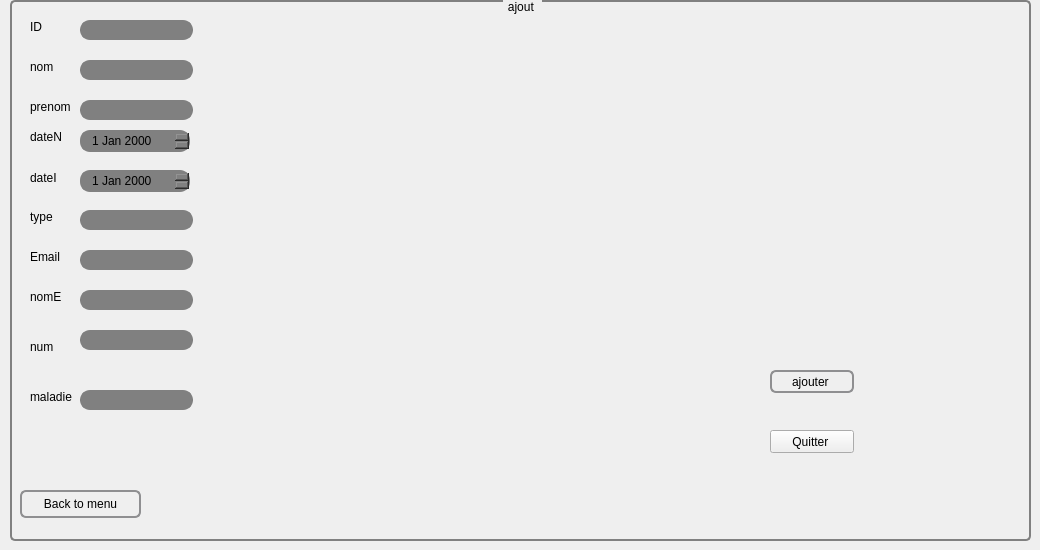
        <widget class="QWidget" name="tab_6">
         <attribute name="title">
          <string>ajouter cavalier </string>
         </attribute>
         <widget class="QGroupBox" name="groupBox_6">
          <property name="geometry">
           <rect>
            <x>10</x>
            <y>0</y>
            <width>1021</width>
            <height>541</height>
           </rect>
          </property>
          <property name="styleSheet">
           <string notr="true">QGroupBox {
    background-color: qlineargradient(x1: 0, y1: 0, x2: 0, y2: 1,
                                      stop: 0 #E0E0E0, stop: 1 #FFFFFF);
    border: 2px solid gray;
    border-radius: 5px;
    margin-top: 1ex; /* leave space at the top for the title */
}

QGroupBox::title {
    subcontrol-origin: margin;
    subcontrol-position: top center; /* position at the top center */
    padding: 0 3px;
    background-color: qlineargradient(x1: 0, y1: 0, x2: 0, y2: 1,
                                      stop: 0 #FF0ECE, stop: 1 #FFFFFF);
}</string>
          </property>
          <property name="title">
           <string>ajout </string>
          </property>
          <widget class="QLabel" name="label_20">
           <property name="geometry">
            <rect>
             <x>20</x>
             <y>60</y>
             <width>47</width>
             <height>14</height>
            </rect>
           </property>
           <property name="styleSheet">
            <string notr="true">font: 25 8pt &quot;Footlight MT Light&quot;;</string>
           </property>
           <property name="text">
            <string>nom</string>
           </property>
          </widget>
          <widget class="QLabel" name="label_21">
           <property name="geometry">
            <rect>
             <x>20</x>
             <y>100</y>
             <width>47</width>
             <height>14</height>
            </rect>
           </property>
           <property name="styleSheet">
            <string notr="true">font: 25 8pt &quot;Footlight MT Light&quot;;</string>
           </property>
           <property name="text">
            <string>prenom</string>
           </property>
          </widget>
          <widget class="QLabel" name="label_22">
           <property name="geometry">
            <rect>
             <x>20</x>
             <y>130</y>
             <width>47</width>
             <height>14</height>
            </rect>
           </property>
           <property name="styleSheet">
            <string notr="true">font: 25 8pt &quot;Footlight MT Light&quot;;</string>
           </property>
           <property name="text">
            <string>dateN</string>
           </property>
          </widget>
          <widget class="QLabel" name="label_53">
           <property name="geometry">
            <rect>
             <x>20</x>
             <y>170</y>
             <width>41</width>
             <height>16</height>
            </rect>
           </property>
           <property name="styleSheet">
            <string notr="true">font: 25 8pt &quot;Footlight MT Light&quot;;</string>
           </property>
           <property name="text">
            <string>dateI</string>
           </property>
          </widget>
          <widget class="QLabel" name="label_54">
           <property name="geometry">
            <rect>
             <x>20</x>
             <y>210</y>
             <width>47</width>
             <height>14</height>
            </rect>
           </property>
           <property name="styleSheet">
            <string notr="true">font: 25 8pt &quot;Footlight MT Light&quot;;</string>
           </property>
           <property name="text">
            <string>type</string>
           </property>
          </widget>
          <widget class="QLabel" name="label_55">
           <property name="geometry">
            <rect>
             <x>20</x>
             <y>250</y>
             <width>47</width>
             <height>14</height>
            </rect>
           </property>
           <property name="styleSheet">
            <string notr="true">font: 25 8pt &quot;Footlight MT Light&quot;;</string>
           </property>
           <property name="text">
            <string>Email</string>
           </property>
          </widget>
          <widget class="QLabel" name="label_56">
           <property name="geometry">
            <rect>
             <x>20</x>
             <y>290</y>
             <width>47</width>
             <height>14</height>
            </rect>
           </property>
           <property name="styleSheet">
            <string notr="true">font: 25 8pt &quot;Footlight MT Light&quot;;</string>
           </property>
           <property name="text">
            <string>nomE</string>
           </property>
          </widget>
          <widget class="QLabel" name="label_57">
           <property name="geometry">
            <rect>
             <x>20</x>
             <y>340</y>
             <width>47</width>
             <height>14</height>
            </rect>
           </property>
           <property name="styleSheet">
            <string notr="true">font: 25 8pt &quot;Footlight MT Light&quot;;</string>
           </property>
           <property name="text">
            <string>num</string>
           </property>
          </widget>
          <widget class="QLabel" name="label_58">
           <property name="geometry">
            <rect>
             <x>20</x>
             <y>390</y>
             <width>47</width>
             <height>14</height>
            </rect>
           </property>
           <property name="styleSheet">
            <string notr="true">font: 25 8pt &quot;Footlight MT Light&quot;;</string>
           </property>
           <property name="text">
            <string>maladie</string>
           </property>
          </widget>
          <widget class="QLineEdit" name="nom">
           <property name="geometry">
            <rect>
             <x>70</x>
             <y>60</y>
             <width>113</width>
             <height>20</height>
            </rect>
           </property>
           <property name="styleSheet">
            <string notr="true">QLineEdit {
    border: 2px solid gray;
    border-radius: 10px;
    padding: 0 8px;
    background: grey;
    selection-background-color: darkgray;
}</string>
           </property>
          </widget>
          <widget class="QLineEdit" name="prenom">
           <property name="geometry">
            <rect>
             <x>70</x>
             <y>100</y>
             <width>113</width>
             <height>20</height>
            </rect>
           </property>
           <property name="styleSheet">
            <string notr="true">QLineEdit {
    border: 2px solid gray;
    border-radius: 10px;
    padding: 0 8px;
    background: grey;
    selection-background-color: darkgray;
}
</string>
           </property>
          </widget>
          <widget class="QLineEdit" name="type">
           <property name="geometry">
            <rect>
             <x>70</x>
             <y>210</y>
             <width>113</width>
             <height>20</height>
            </rect>
           </property>
           <property name="styleSheet">
            <string notr="true">QLineEdit {
    border: 2px solid gray;
    border-radius: 10px;
    padding: 0 8px;
    background: grey;
    selection-background-color: darkgray;
}

</string>
           </property>
          </widget>
          <widget class="QLineEdit" name="Email">
           <property name="geometry">
            <rect>
             <x>70</x>
             <y>250</y>
             <width>113</width>
             <height>20</height>
            </rect>
           </property>
           <property name="styleSheet">
            <string notr="true">QLineEdit {
    border: 2px solid gray;
    border-radius: 10px;
    padding: 0 8px;
    background: grey;
    selection-background-color: darkgray;
}
</string>
           </property>
          </widget>
          <widget class="QLineEdit" name="nomE">
           <property name="geometry">
            <rect>
             <x>70</x>
             <y>290</y>
             <width>113</width>
             <height>20</height>
            </rect>
           </property>
           <property name="styleSheet">
            <string notr="true">QLineEdit {
    border: 2px solid gray;
    border-radius: 10px;
    padding: 0 8px;
    background: grey;
    selection-background-color: darkgray;
}
</string>
           </property>
          </widget>
          <widget class="QLineEdit" name="num">
           <property name="geometry">
            <rect>
             <x>70</x>
             <y>330</y>
             <width>113</width>
             <height>20</height>
            </rect>
           </property>
           <property name="styleSheet">
            <string notr="true">QLineEdit {
    border: 2px solid gray;
    border-radius: 10px;
    padding: 0 8px;
    background: grey;
    selection-background-color: darkgray;
}
</string>
           </property>
          </widget>
          <widget class="QLineEdit" name="maladie">
           <property name="geometry">
            <rect>
             <x>70</x>
             <y>390</y>
             <width>113</width>
             <height>20</height>
            </rect>
           </property>
           <property name="styleSheet">
            <string notr="true">QLineEdit {
    border: 2px solid gray;
    border-radius: 10px;
    padding: 0 8px;
    background: grey;
    selection-background-color: darkgray;
}
</string>
           </property>
          </widget>
          <widget class="QDateEdit" name="dateN">
           <property name="geometry">
            <rect>
             <x>70</x>
             <y>130</y>
             <width>110</width>
             <height>22</height>
            </rect>
           </property>
           <property name="styleSheet">
            <string notr="true">QDateEdit {
    border: 2px solid gray;
    border-radius: 10px;
    padding: 0 8px;
    background: grey;
    selection-background-color: darkgray;
}
</string>
           </property>
           <property name="maximumDateTime">
            <datetime>
             <hour>23</hour>
             <minute>59</minute>
             <second>59</second>
             <year>2021</year>
             <month>12</month>
             <day>31</day>
            </datetime>
           </property>
          </widget>
          <widget class="QDateEdit" name="dateI">
           <property name="geometry">
            <rect>
             <x>70</x>
             <y>170</y>
             <width>110</width>
             <height>22</height>
            </rect>
           </property>
           <property name="styleSheet">
            <string notr="true">QDateEdit {
    border: 2px solid gray;
    border-radius: 10px;
    padding: 0 8px;
    background: grey;
    selection-background-color: darkgray;
}
</string>
           </property>
          </widget>
          <widget class="QPushButton" name="ajouter_cavalier">
           <property name="geometry">
            <rect>
             <x>760</x>
             <y>370</y>
             <width>84</width>
             <height>23</height>
            </rect>
           </property>
           <property name="styleSheet">
            <string notr="true">QPushButton {
    border: 2px solid #8f8f91;
    border-radius: 6px;
    background-color: qlineargradient(x1: 0, y1: 0, x2: 0, y2: 1,
                                      stop: 0 #f6f7fa, stop: 1 #dadbde);
    min-width: 80px;
}

QPushButton:pressed {
    background-color: qlineargradient(x1: 0, y1: 0, x2: 0, y2: 1,
                                      stop: 0 #dadbde, stop: 1 #f6f7fa);
}

QPushButton:flat {
    border: none; /* no border for a flat push button */
}

QPushButton:default {
    border-color: navy; /* make the default button prominent */
}
</string>
           </property>
           <property name="text">
            <string>ajouter </string>
           </property>
           <property name="icon">
            <iconset resource="imagee.qrc">
             <normaloff>:/pics/verifier.png</normaloff>:/pics/verifier.png</iconset>
           </property>
          </widget>
          <widget class="QLabel" name="label_59">
           <property name="geometry">
            <rect>
             <x>20</x>
             <y>20</y>
             <width>47</width>
             <height>14</height>
            </rect>
           </property>
           <property name="styleSheet">
            <string notr="true">font: 25 8pt &quot;Footlight MT Light&quot;;</string>
           </property>
           <property name="text">
            <string>ID</string>
           </property>
          </widget>
          <widget class="QLineEdit" name="ID">
           <property name="geometry">
            <rect>
             <x>70</x>
             <y>20</y>
             <width>113</width>
             <height>20</height>
            </rect>
           </property>
           <property name="styleSheet">
            <string notr="true">QLineEdit {
    border: 2px solid gray;
    border-radius: 10px;
    padding: 0 8px;
    background: grey;
    selection-background-color: darkgray;
}
</string>
           </property>
          </widget>
          <widget class="QLabel" name="label_60">
           <property name="geometry">
            <rect>
             <x>590</x>
             <y>120</y>
             <width>151</width>
             <height>121</height>
            </rect>
           </property>
           <property name="styleSheet">
            <string notr="true">
image: url(:/pics/planning.png);</string>
           </property>
           <property name="text">
            <string/>
           </property>
          </widget>
          <widget class="QPushButton" name="pushButton_10">
           <property name="geometry">
            <rect>
             <x>760</x>
             <y>430</y>
             <width>84</width>
             <height>23</height>
            </rect>
           </property>
           <property name="styleSheet">
            <string notr="true">QPushButton {
    border: 2px solid #8f8f91;
    border-radius: 6px;
    background-color: qlineargradient(x1: 0, y1: 0, x2: 0, y2: 1,
                                      stop: 0 #f6f7fa, stop: 1 #dadbde);
    min-width: 80px;
}

QPushButton:pressed {
    background-color: qlineargradient(x1: 0, y1: 0, x2: 0, y2: 1,
                                      stop: 0 #dadbde, stop: 1 #f6f7fa);
}

QPushButton:flat {
    border: none; /* no border for a flat push button */
}

QPushButton:default {
    border-color: navy; /* make the default button prominent */
}
border-image: url(:/Downloads/quitter.png);</string>
           </property>
           <property name="text">
            <string>Quitter </string>
           </property>
           <property name="icon">
            <iconset>
             <normaloff>:/Downloads/quitter.png</normaloff>:/Downloads/quitter.png</iconset>
           </property>
          </widget>
          <widget class="QLabel" name="label_61">
           <property name="geometry">
            <rect>
             <x>760</x>
             <y>20</y>
             <width>101</width>
             <height>81</height>
            </rect>
           </property>
           <property name="styleSheet">
            <string notr="true">image: url(:/pics/Watercolour unicorn head wall sticker, unicorn wall decal, rainbow room decor, unicorn room decor.jpeg);</string>
           </property>
           <property name="text">
            <string/>
           </property>
          </widget>
          <widget class="QPushButton" name="pushButton_back_3">
           <property name="geometry">
            <rect>
             <x>10</x>
             <y>490</y>
             <width>121</width>
             <height>28</height>
            </rect>
           </property>
           <property name="styleSheet">
            <string notr="true">QPushButton {
    border: 2px solid #8f8f91;
    border-radius: 6px;
    background-color: qlineargradient(x1: 0, y1: 0, x2: 0, y2: 1,
                                      stop: 0 #f6f7fa, stop: 1 #dadbde);
    min-width: 80px;
}

QPushButton:pressed {
    background-color: qlineargradient(x1: 0, y1: 0, x2: 0, y2: 1,
                                      stop: 0 #dadbde, stop: 1 #f6f7fa);
}

QPushButton:flat {
    border: none; /* no border for a flat push button */
}

QPushButton:default {
    border-color: navy; /* make the default button prominent */
}

</string>
           </property>
           <property name="text">
            <string>Back to menu</string>
           </property>
           <property name="icon">
            <iconset resource="imagee.qrc">
             <normaloff>:/back.png</normaloff>:/back.png</iconset>
           </property>
          </widget>
         </widget>
        </widget>
